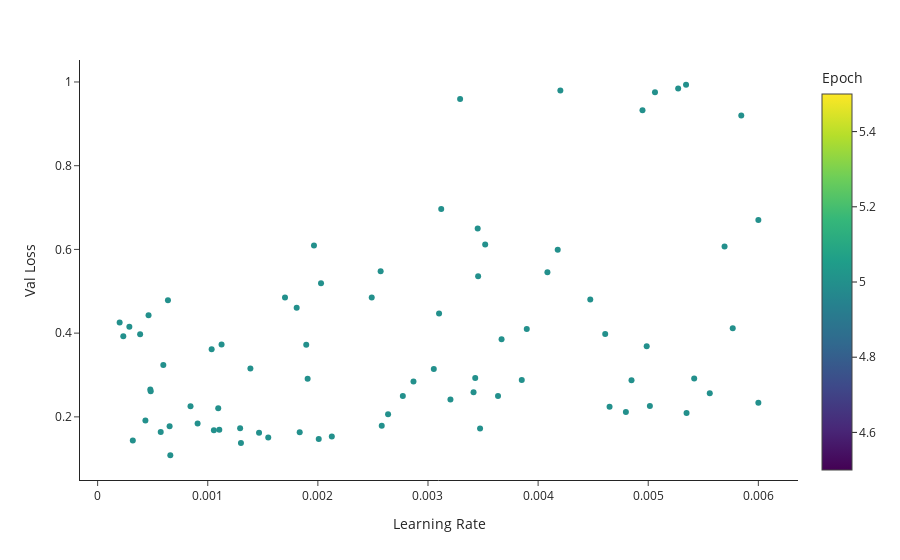

The cell this chart's notebook holds for it:
### Code cell
px.scatter(data, x="Learning Rate", y="Val Loss", color="Epoch")
